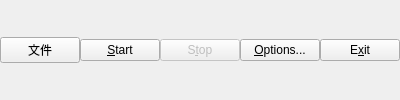
    <widget class="QWidget" name="widget" native="true">
     <layout class="QHBoxLayout" name="horizontalLayout_3">
      <property name="spacing">
       <number>0</number>
      </property>
      <property name="leftMargin">
       <number>0</number>
      </property>
      <property name="topMargin">
       <number>0</number>
      </property>
      <property name="rightMargin">
       <number>0</number>
      </property>
      <property name="bottomMargin">
       <number>0</number>
      </property>
      <item>
       <widget class="QPushButton" name="pushButton">
        <property name="text">
         <string>文件</string>
        </property>
       </widget>
      </item>
      <item>
       <widget class="QPushButton" name="BtnStart">
        <property name="enabled">
         <bool>true</bool>
        </property>
        <property name="toolTip">
         <string/>
        </property>
        <property name="text">
         <string>&amp;Start</string>
        </property>
        <property name="icon">
         <iconset>
          <normaloff>:/buttons/start.bmp</normaloff>:/buttons/start.bmp</iconset>
        </property>
        <property name="flat">
         <bool>false</bool>
        </property>
       </widget>
      </item>
      <item>
       <widget class="QPushButton" name="BtnStop">
        <property name="enabled">
         <bool>false</bool>
        </property>
        <property name="toolTip">
         <string/>
        </property>
        <property name="text">
         <string>S&amp;top</string>
        </property>
        <property name="icon">
         <iconset>
          <normaloff>:/buttons/stop2.bmp</normaloff>:/buttons/stop2.bmp</iconset>
        </property>
        <property name="flat">
         <bool>false</bool>
        </property>
       </widget>
      </item>
      <item>
       <widget class="QPushButton" name="BtnOpt">
        <property name="enabled">
         <bool>true</bool>
        </property>
        <property name="toolTip">
         <string/>
        </property>
        <property name="text">
         <string>&amp;Options...</string>
        </property>
        <property name="icon">
         <iconset resource="../rtkpost_qt/rtkpost_qt.qrc">
          <normaloff>:/buttons/toolbmp</normaloff>:/buttons/toolbmp</iconset>
        </property>
        <property name="flat">
         <bool>false</bool>
        </property>
       </widget>
      </item>
      <item>
       <widget class="QPushButton" name="BtnExit">
        <property name="enabled">
         <bool>true</bool>
        </property>
        <property name="toolTip">
         <string/>
        </property>
        <property name="text">
         <string>E&amp;xit</string>
        </property>
        <property name="flat">
         <bool>false</bool>
        </property>
       </widget>
      </item>
     </layout>
    </widget>
